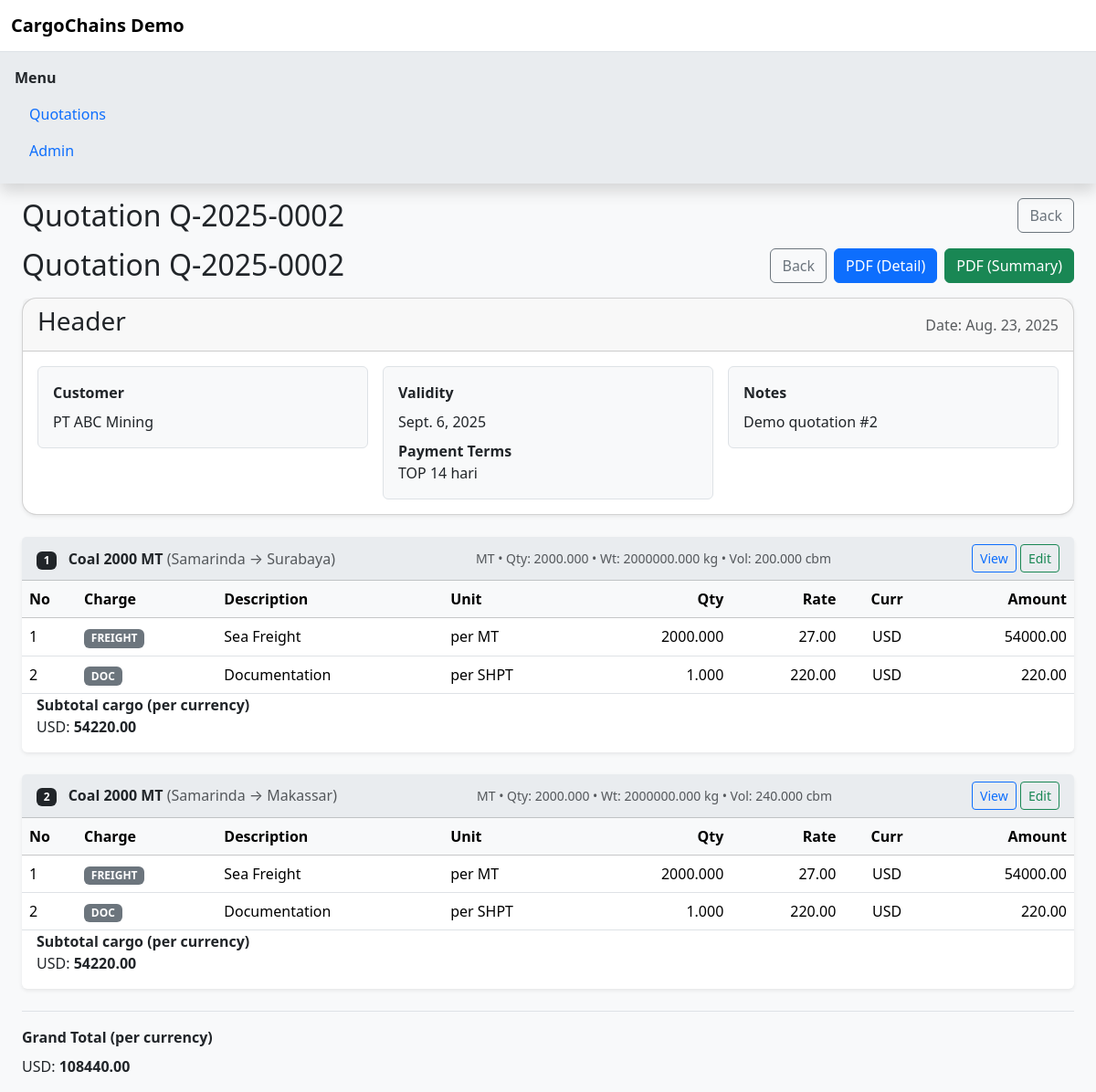
Screenshot of /sales/quotations/19/ with the database file from the repository.
### sales/models.py (models this page shows, shortened)
class Quotation(models.Model):
    number = models.CharField(max_length=30, unique=True, blank=True)
    date = models.DateField()
    customer = models.ForeignKey("partners.Customer", on_delete=models.PROTECT)
    validity_date = models.DateField(null=True, blank=True)
    payment_terms = models.CharField(max_length=100, blank=True)
    notes = models.TextualField if hasattr(models, "TextualField") else models.TextField  # guard untuk IDE
    notes = models.TextField(blank=True)
    @property
    def totals_by_currency(self):
        return (CargoCharge.objects
                .filter(cargo__quotation=self)
                .values("currency")
                .annotate(total=Sum("amount"))
                .order_by("currency"))

class Cargo(models.Model):
    quotation = models.ForeignKey(Quotation, related_name="cargos", on_delete=models.CASCADE)
    description = models.CharField(max_length=200)
    package_type = models.CharField(max_length=50, blank=True)   # CTN/PLT/BAG/LOOSE
    qty = models.DecimalField(max_digits=12, decimal_places=3, default=1)
    weight_kg = models.DecimalField(max_digits=12, decimal_places=3, default=0)
    volume_cbm = models.DecimalField(max_digits=12, decimal_places=3, default=0)
    origin = models.CharField(max_length=100)
    destination = models.CharField(max_length=100)
    extra_notes = models.TextField(blank=True)
    shipper = models.CharField(max_length=200, blank=True)
    consignee = models.CharField(max_length=200, blank=True)
    notify_party = models.CharField(max_length=200, blank=True)
    def totals_by_currency(self):
        return (self.charges.values("currency")
                .annotate(total=Sum("amount"))
                .order_by("currency"))

class CargoCharge(models.Model):
    CHARGE_CHOICES = [
        ("FREIGHT","FREIGHT"),
        ("ORIGIN","ORIGIN"),
        ("DEST","DEST"),
        ("DOC","DOC"),
        ("OTHER","OTHER"),
    ]
    cargo = models.ForeignKey(Cargo, related_name="charges", on_delete=models.CASCADE)
    charge_type = models.CharField(max_length=20, choices=CHARGE_CHOICES)
    description = models.CharField(max_length=200, blank=True)
    unit = models.CharField(max_length=30, blank=True)           # e.g. per CBM, per KG
    qty = models.DecimalField(max_digits=12, decimal_places=3, default=1)
    rate = models.DecimalField(max_digits=14, decimal_places=4)
    currency = models.CharField(max_length=3, default="USD")
    amount = models.DecimalField(max_digits=14, decimal_places=2, editable=False, default=0)

### partners/models.py (models this page shows)
class Customer(models.Model):
    name = models.CharField(max_length=150)
    email = models.EmailField(blank=True, null=True)
    phone = models.CharField(max_length=50, blank=True, null=True)
    address = models.TextField(blank=True, null=True)
    def __str__(self):
        return self.name

### sales/views.py (the view)
# urls.py: path("quotations/<int:pk>/", views.QuotationDetailView.as_view(), name="quotation_detail"),
class QuotationDetailView(DetailView):
    model = Quotation
    template_name = "sales/quotation_detail.html"
    context_object_name = "quotation"

### sales/templates/sales/quotation_detail.html (shortened to what this page needs)
{% extends "base.html" %}
{% load humanize %}
{% block content %}
<div class="container-fluid">
  <div class="d-flex justify-content-between align-items-center mb-3">
    <h2 class="mb-0">Quotation {{ quotation.number }}</h2>
    <a class="btn btn-outline-secondary" href="{% url 'sales:quotation_list' %}">Back</a>
  </div>
  <div class="d-flex justify-content-between align-items-center mb-3">
  <h2 class="mb-0">Quotation {{ quotation.number }}</h2>
  <div class="d-flex gap-2">
    <a class="btn btn-outline-secondary" href="{% url 'sales:quotation_list' %}">Back</a>
    <a class="btn btn-primary" target="_blank"
       href="{% url 'sales:quotation_pdf' quotation.pk %}?mode=detail">
       PDF (Detail)
    </a>
    <a class="btn btn-success" target="_blank"
       href="{% url 'sales:quotation_pdf' quotation.pk %}?mode=summary">
       PDF (Summary)
    </a>
  </div>
</div>
  <div class="card shadow-sm rounded-2xl mb-4">
    <div class="card-header d-flex justify-content-between align-items-center">
      <h3 class="card-title">Header</h3>
      <span class="text-body-secondary">Date: {{ quotation.date }}</span>
    </div>
    <div class="card-body">
      <div class="row g-3">
        <div class="col-md-4">
          <div class="border p-3 rounded bg-body-tertiary">
            <div class="fw-bold mb-2">Customer</div>
            <div>{{ quotation.customer }}</div>
          </div>
        </div>
        <div class="col-md-4">
          <div class="border p-3 rounded bg-body-tertiary">
            <div class="fw-bold mb-2">Validity</div>
            <div>{{ quotation.validity_date|default:"-" }}</div>
            <div class="fw-bold mt-2">Payment Terms</div>
            <div>{{ quotation.payment_terms|default:"-" }}</div>
          </div>
        </div>
        <div class="col-md-4">
          {% if quotation.notes %}
          <div class="border p-3 rounded bg-body-tertiary">
            <div class="fw-bold mb-2">Notes</div>
            <div class="text-pre-wrap">{{ quotation.notes }}</div>
          </div>
          {% endif %}
        </div>
      </div>
    </div>
  </div>
  {% for cargo in quotation.cargos.all %}
  <div class="card mb-4 border-0 shadow-sm">
    <div class="card-header bg-body-secondary">
      <div class="d-flex justify-content-between align-items-center">
        <div>
          <span class="badge text-bg-dark me-2">{{ forloop.counter }}</span>
          <strong>{{ cargo.description }}</strong>
          <span class="text-body-secondary">({{ cargo.origin }} → {{ cargo.destination }})</span>
        </div>
        <div class="text-body-secondary small">
          {% if cargo.package_type %}{{ cargo.package_type }} • {% endif %}
          {% if cargo.qty %}Qty: {{ cargo.qty|floatformat:3 }} • {% endif %}
          {% if cargo.weight_kg %}Wt: {{ cargo.weight_kg|floatformat:3 }} kg • {% endif %}
          {% if cargo.volume_cbm %}Vol: {{ cargo.volume_cbm|floatformat:3 }} cbm{% endif %}
        </div>
              <div>
          <a class="btn btn-sm btn-outline-primary" href="{% url 'sales:cargo_detail' cargo.pk %}">View</a>
          <a class="btn btn-sm btn-outline-success" href="{% url 'sales:cargo_edit' cargo.pk %}">Edit</a>
        </div>
      </div>
    </div>
    <div class="card-body p-0">
      <div class="table-responsive">
        <table class="table table-hover mb-0 align-middle">
          <thead class="table-light">
            <tr>
              <th style="width:60px;">No</th>
              <th>Charge</th>
              <th>Description</th>
              <th>Unit</th>
              <th class="text-end">Qty</th>
              <th class="text-end">Rate</th>
              <th class="text-center">Curr</th>
              <th class="text-end">Amount</th>
            </tr>
          </thead>
          <tbody>
            {% for line in cargo.charges.all %}
            <tr>
              <td>{{ forloop.counter }}</td>
              <td><span class="badge text-bg-secondary">{{ line.charge_type }}</span></td>
              <td>{{ line.description }}</td>
              <td>{{ line.unit }}</td>
              <td class="text-end">{{ line.qty|floatformat:3 }}</td>
              <td class="text-end">{{ line.rate|floatformat:2 }}</td>
              <td class="text-center">{{ line.currency }}</td>
              <td class="text-end">{{ line.amount|floatformat:2 }}</td>
            </tr>
            {% empty %}
            <tr><td colspan="8" class="text-center text-body-secondary py-3">No charges</td></tr>
            {% endfor %}
          </tbody>
        </table>
      </div>
      <div class="p-3 pt-0">
        <div class="fw-bold">Subtotal cargo (per currency)</div>
        <ul class="list-unstyled mb-0">
          {% for row in cargo.totals_by_currency %}
            <li>{{ row.currency }}: <strong>{{ row.total|floatformat:2 }}</strong></li>
          {% empty %}
            <li class="text-body-secondary">No totals.</li>
          {% endfor %}
        </ul>
      </div>
    </div>
  </div>
  {% empty %}
    <div class="alert alert-secondary">No cargo added.</div>
  {% endfor %}
  <div class="border-top pt-3">
    <div class="fw-bold mb-2">Grand Total (per currency)</div>
    <ul class="list-unstyled mb-0">
      {% for row in quotation.totals_by_currency %}
        <li>{{ row.currency }}: <strong>{{ row.total|floatformat:2 }}</strong></li>
      {% empty %}
        <li class="text-body-secondary">No totals.</li>
      {% endfor %}
    </ul>
  </div>
</div>
{% endblock %}

### sales/templates/base.html (style rules this page uses)
.rounded-2xl { border-radius: 1rem; }
.text-pre-wrap { white-space: pre-wrap; }

### rows the page displays
Quotation: number "Q-2025-0002", date "Aug. 23, 2025", customer "PT ABC Mining", validity_date "Sept. 6, 2025", payment_terms "TOP 14 hari", notes "Demo quotation #2"
Cargo: description "Coal 2000 MT", origin "Samarinda", destination "Surabaya", package_type "MT", qty "2000.000", weight_kg "2000000.000", volume_cbm "200.000", currency "USD", total "54220.00"
CargoCharge: charge_type "FREIGHT", description "Sea Freight", unit "per MT", qty "2000.000", rate "27.00", currency "USD", amount "54000.00"
CargoCharge: charge_type "DOC", description "Documentation", unit "per SHPT", qty "1.000", rate "220.00", currency "USD", amount "220.00"
Cargo: description "Coal 2000 MT", origin "Samarinda", destination "Makassar", package_type "MT", qty "2000.000", weight_kg "2000000.000", volume_cbm "240.000", currency "USD", total "54220.00"
CargoCharge: charge_type "FREIGHT", description "Sea Freight", unit "per MT", qty "2000.000", rate "27.00", currency "USD", amount "54000.00"
CargoCharge: charge_type "DOC", description "Documentation", unit "per SHPT", qty "1.000", rate "220.00", currency "USD", amount "220.00"

### other values shown
{{ row.currency }} "USD"
{{ row.total|floatformat:2 }} "108440.00"
